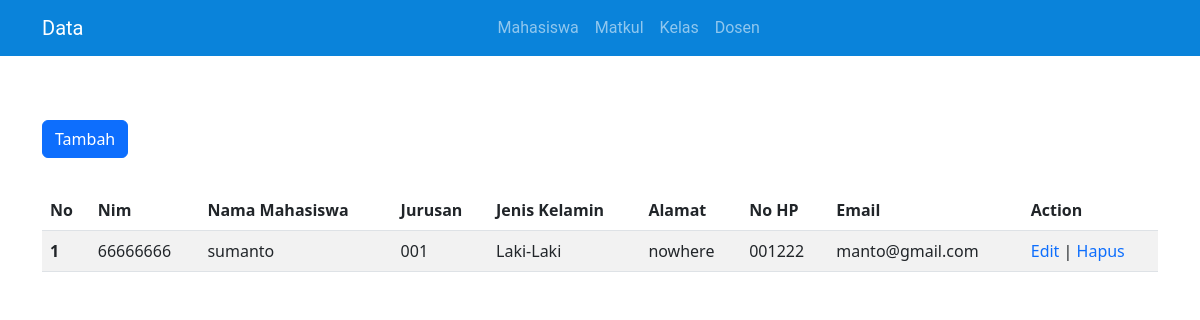
Before: / with the older database file.
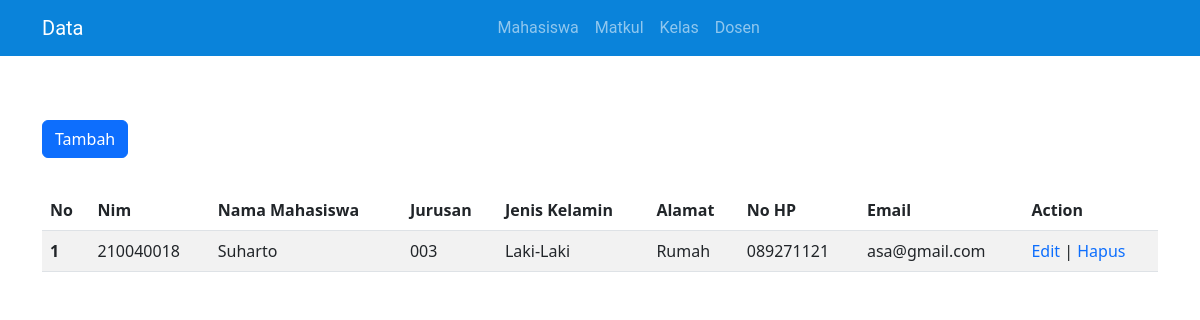
After: the same page with the newer database file.
### tables this page shows
CREATE TABLE `mahasiswa` (
  `nim` char(9) NOT NULL,
  `nama_mhs` varchar(150) NOT NULL,
  `kd_jurusan` char(3) NOT NULL,
  `gender` int(11) NOT NULL,
  `alamat` varchar(150) NOT NULL,
  `no_hp` varchar(16) NOT NULL,
  `email` varchar(30) NOT NULL
);

### index.php (the view, shortened to what this page needs)
<?php
    include 'layout/header.php';
    $data = mysqli_query($conn, "SELECT * FROM mahasiswa");
?>
<section>
      <div class="container my-5">
        <div class="row">
          <div class="col-12 my-3">
            <button type="button" class="btn btn-primary" data-bs-toggle="modal" data-bs-target="#staticBackdrop">
              Tambah
            </button>
          </div>
          <div class="col-12 my-3">
            <table class="table table-striped">
              <thead>
                <tr>
                  <th scope="col">No</th>
                  <th scope="col">Nim</th>
                  <th scope="col">Nama Mahasiswa</th>
                  <th scope="col">Jurusan</th>
                  <th scope="col">Jenis Kelamin</th>
                  <th scope="col">Alamat</th>
                  <th scope="col">No HP</th>
                  <th scope="col">Email</th>
                  <th scope="col">Action</th>
                </tr>
              </thead>
              <tbody>
              <?php
                    $no = 1;
                    while($d = mysqli_fetch_assoc($data)){
                ?>
                <tr>
                  <th scope="row"><?= $no++; ?></th>
                  <td><?= $d["nim"]; ?></td>
                  <td><?= $d["nama_mhs"]; ?></td>
                  <td><?= $d['kd_jurusan']; ?></td>
                  <td><?= $d['gender'] == 1 ? 'Laki-Laki': 'Perempuan'; ?></td>
                  <td><?= $d['alamat']; ?></td>
                  <td><?= $d['no_hp']; ?></td>
                  <td><?= $d['email']; ?></td>
                  <td>
                    <a button type="button" data-bs-toggle="modal" data-bs-target="#editmhs<?= $d['nim'] ?>" class="text-decoration-none">Edit</a>
                    |
                    <a button type="button" data-bs-toggle="modal" data-bs-target="#hapusmhs<?= $d['nim'] ?>"class="text-decoration-none">Hapus</a>
                  </td>
                </tr>
                <?php
                }
                ?>
              </tbody>
            </table>
          </div>
        </div>
      </div>
    </section>
<?php
    include 'layout/footer.php';
?>

### layout/header.php (shortened to what this page needs)
<!doctype html>
<html lang="en">
  <head>
    <link href="https://cdn.jsdelivr.net/npm/bootstrap@5.2.3/dist/css/bootstrap.min.css" rel="stylesheet">
  </head>
  <body>
    <header>
    <nav class="navbar navbar-expand-lg navbar-dark" style="background-color: #0a83da; font-family: roboto;">
        <div class="container">
          <a class="navbar-brand" href="#">Data</a>
          <div class="collapse navbar-collapse  justify-content-center" id="navbarNav">
            <ul class="navbar-nav" >
              <li class="nav-item">
                <a class="nav-link " href="index.php">Mahasiswa</a>
              </li>
              <li class="nav-item">
                <a class="nav-link" href="matkul.php">Matkul</a>
              </li>
              <li class="nav-item">
                <a class="nav-link" href="kelas.php">Kelas</a>
              </li>
              <li class="nav-item">
                <a class="nav-link" href="dosen.php">Dosen</a>
              </li>
            </ul>
          </div>
        </div>
      </nav>
    </header>

### layout/footer.php (shortened to what this page needs)
    </body>
</html>

Changed rows visible on the page:
removed mahasiswa: nim "66666666", nama_mhs "sumanto", kd_jurusan "001", gender "Laki-Laki", alamat "nowhere", no_hp "001222", email "manto@gmail.com"
added mahasiswa: nim "210040018", nama_mhs "Suharto", kd_jurusan "003", gender "Laki-Laki", alamat "Rumah", no_hp "089271121", email "asa@gmail.com"
